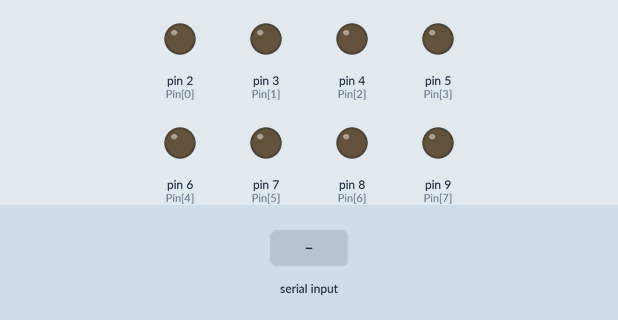
Simulated run of this sketch. Board: Arduino Uno, built with avr-gcc and run on an emulated ATmega328P. Shown: output pins drawn as LEDs (lit = HIGH). Inputs (shaded band) come from the test bench.

Above: at 1.2 s.
1.3 s: "90,45\n" received over Serial
At 2.0 s:
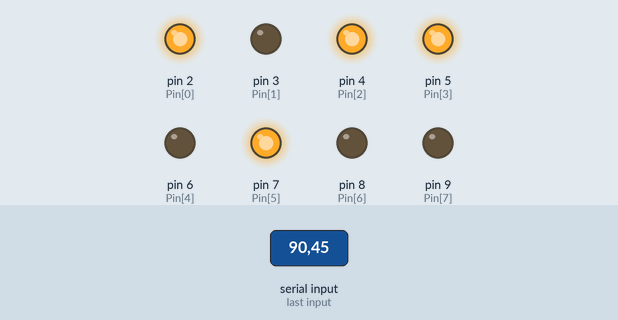
3.8 s: "30,150\n" received over Serial
At 4.6 s:
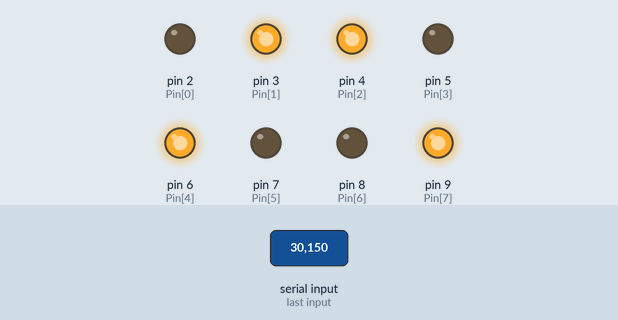
6.3 s: "5\n" received over Serial
At 6.9 s:
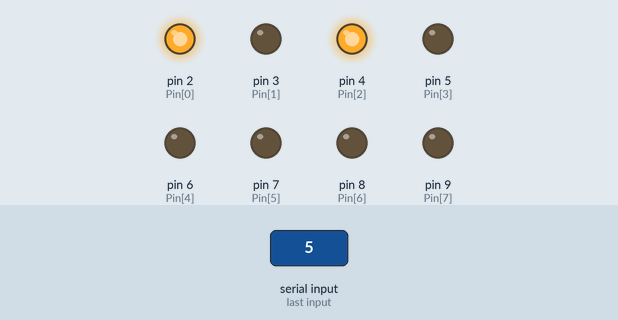
8.8 s: "200\n" received over Serial
At 9.6 s:
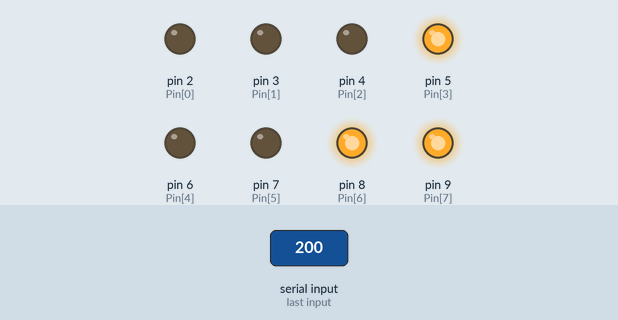
Timing chart, 0 to 11.8 s (numbered marks = the images above; inputs shaded):
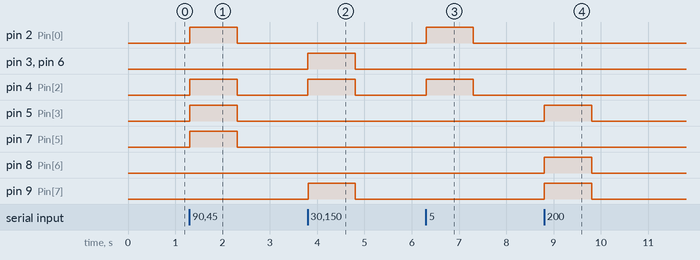

The sketch:

arduino_10.ino
```cpp
byte Pin[] = {2,3,4,5,6,7,8,9};
byte pinnum = sizeof(Pin)/sizeof(byte);
void setup() {
  Serial.begin(9600);
  for(int i = 0;i<=pinnum;i++)
    pinMode(Pin[i],OUTPUT);
}

void loop() {
  if (Serial.available())
  {
    int Num;
    Num = (Serial.parseInt());
    for (int i = 0; i < 8; i++)
      digitalWrite(i+2, Num & (0x01 << i));

  }
}
```

Measured:
- after the input at 1.3 s, pin 2 (Pin[0]), pin 4 (Pin[2]), pin 5 (Pin[3]), pin 7 (Pin[5]): LOW → HIGH at once, → LOW 1.0 s later
- after the input at 3.8 s, pin 3 (Pin[1]), pin 4 (Pin[2]), pin 6 (Pin[4]), pin 9 (Pin[7]): LOW → HIGH at once, → LOW 1.0 s later
- after the input at 6.3 s, pin 2 (Pin[0]), pin 4 (Pin[2]): LOW → HIGH at once, → LOW 1.0 s later
- after the input at 8.8 s, pin 5 (Pin[3]), pin 8 (Pin[6]), pin 9 (Pin[7]): LOW → HIGH at once, → LOW 1.0 s later
